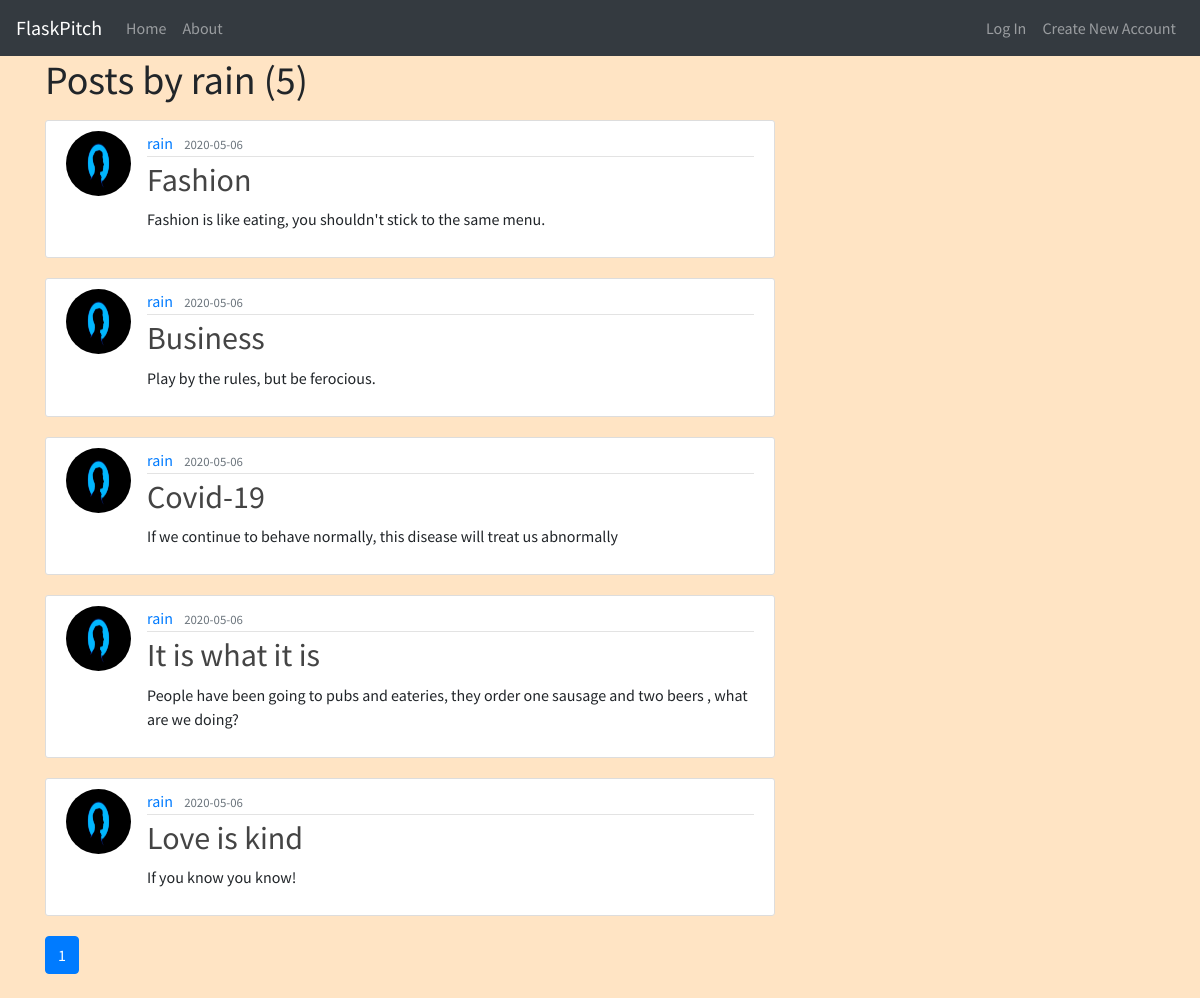
/user/rain, run on an earlier commit of the app's database.
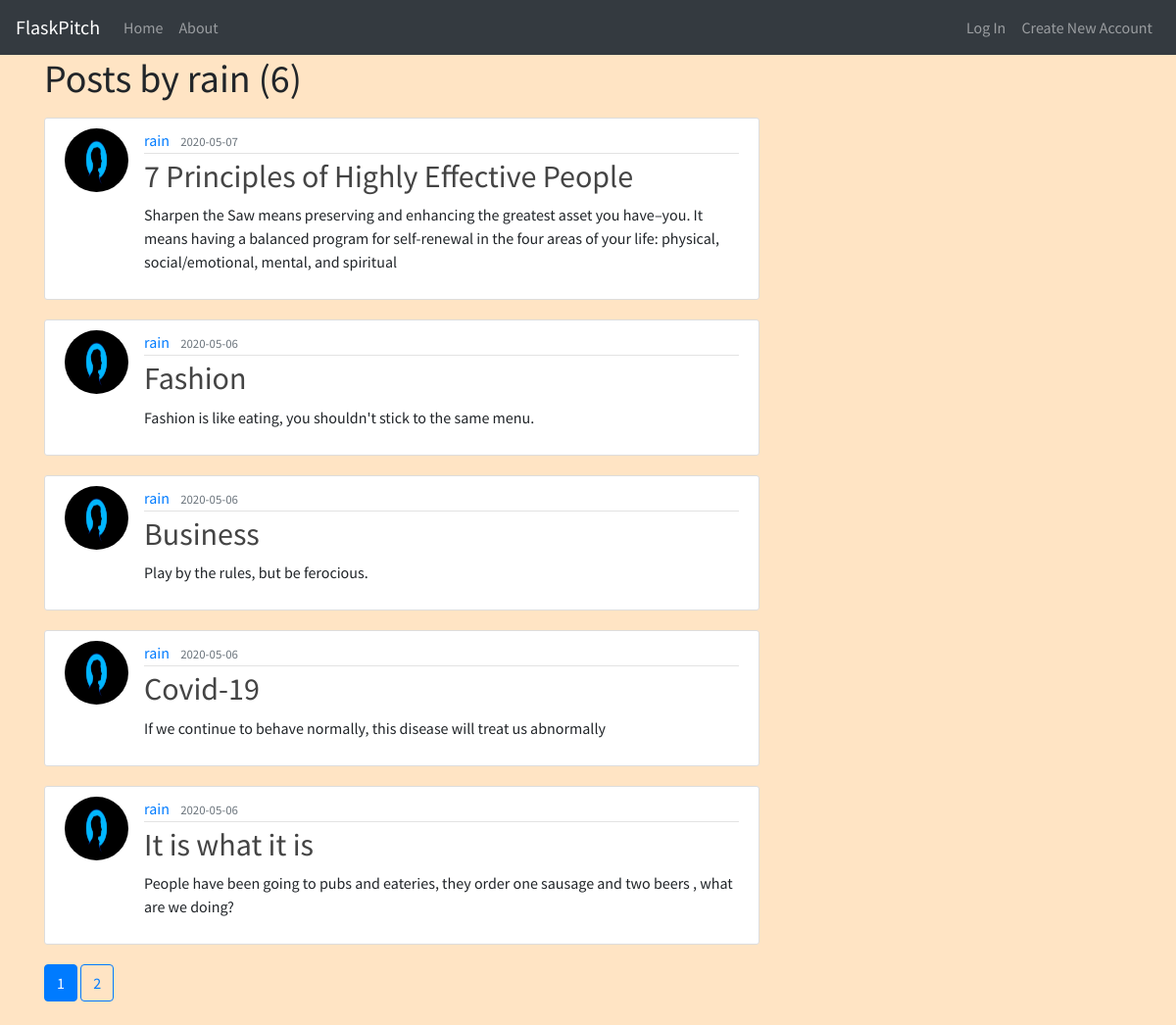
And on a later commit of the database.
### app/models.py (models this page shows, shortened)
class Post(db.Model):
    id = db.Column(db.Integer, primary_key = True)
    title = db.Column(db.String(100), nullable = False)
    date_posted = db.Column(db.DateTime, nullable = False, default = datetime.utcnow)
    content = db.Column(db.Text, nullable =False)
    user_id = db.Column(db.Integer, db.ForeignKey('user.id'), nullable = False)

class User(db.Model, UserMixin):
    id = db.Column(db.Integer, primary_key = True)
    username = db.Column(db.String(20), unique= True, nullable = False )
    email = db.Column(db.String(120), unique= True, nullable = False )
    image_file = db.Column(db.String(20), nullable = False, default = 'default.jpeg' )
    password = db.Column(db.String(60), nullable = False )
    posts = db.relationship('Post', backref = 'author', lazy = True)

### app/users/views.py (the view)
@users.route("/user/<string:username>")
def user_posts(username):
    page = request.args.get('page', 1, type=int)
    user = User.query.filter_by(username=username).first_or_404()
    posts = Post.query.filter_by(author=user)\
        .order_by(Post.date_posted.desc())\
        .paginate(page = page, per_page=5)
    return render_template('users.html', posts = posts, user = user)

### app/templates/users.html
{% extends 'index.html' %}
{% block content %}
<h1 class="mb-3">Posts by {{ user.username }} ({{ posts.total }})</h1>
{% for post in posts.items %}
<article class="media content-section">
    <img class="rounded-circle article-img"
        src="{{ url_for('static', filename='css/images/' + post.author.image_file) }}">
    <div class="media-body">
        <div class="article-metadata">
            <a class="mr-2"
                href="{{ url_for('users.user_posts', username=post.author.username) }}">{{ post.author.username }}</a>
            <small class="text-muted">{{ post.date_posted.strftime('%Y-%m-%d') }}</small>
        </div>
        <h2><a class="article-title" href="{{ url_for('posts.post', post_id=post.id) }}">{{ post.title }}</a></h2>
        <p class="article-content">{{ post.content }}</p>
    </div>
</article>
{% endfor %}
{% for page_num in posts.iter_pages(left_edge=1, right_edge=1, left_current=1, right_current=2) %}
{% if page_num %}
{% if posts.page == page_num %}
<a class="btn btn-primary mb-4"
    href="{{ url_for('users.user_posts', username=user.username, page=page_num) }}">{{ page_num }}</a>
{% else %}
<a class="btn btn-outline-primary mb-4"
    href="{{ url_for('users.user_posts', username=user.username, page=page_num) }}">{{ page_num }}</a>
{% endif %}
{% else %}
...
{% endif %}
{% endfor %}
{% endblock %}

What changed in the data, as far as the page shows it:
no longer on this page (row unchanged): Post: image_file (placeholder picture), author.username "rain", date_posted "2020-05-06", title "Love is kind", content "If you know you know!"
added Post: image_file (placeholder picture), author.username "rain", date_posted "2020-05-07", title "7 Principles of Highly Effective People", content "Sharpen the Saw means preserving and enhancing the greatest asset you have–you. It means having a balanced program for self-renewal in the four areas of your life: physical, social/emotional, mental, and spiritual"
Also different on the page:
{{ posts.total }}: "5" → "6"
new list line: "2"
